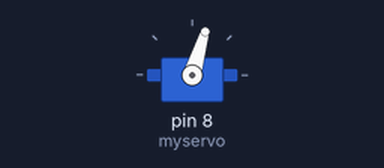
Bench run of a sketch on a simulated Arduino Uno, built with avr-gcc and run on an emulated ATmega328P. On the bench: servo.

Above: at 0.1 s.
At 4.6 s:
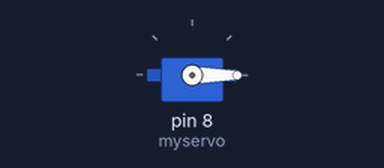
Timing chart, 0 to 6.1 s (numbered marks = the images above):
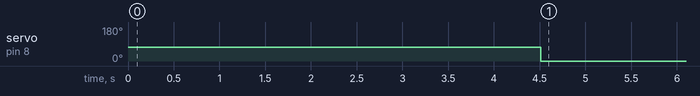

The sketch:

just_one_servo.ino
```cpp
  #include <Servo.h>

  Servo myservo;

  void setup () {
    myservo.attach (8);  // attaches the servo on pin 9 to the servo object
    myservo.write (0);

    for (int i=0; i<180; i++) {
      myservo.write (73);  //73 seems to be the lowest that will work
      delay (25);
    }

    myservo.write (0);
  }

  void loop () {
  }
```

Measured:
- by itself, servo on pin 8 (myservo): 73° → 0° at 4.5 s
